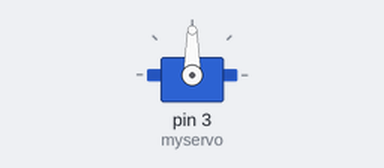
This sketch was run on a simulated Arduino Uno, built with avr-gcc and run on an emulated ATmega328P. Parts: servo.

Above: at 0.05 s.
At 12.0 s:
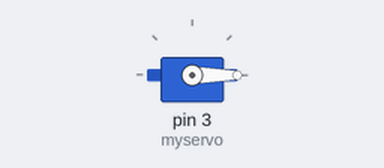
Timing chart, 0 to 15.6 s (numbered marks = the images above):
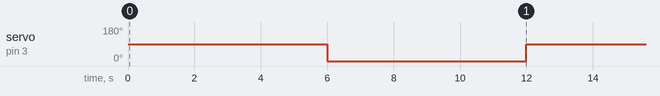

Measured:
- by itself, servo on pin 3 (myservo): alternates 90° for 6.0 s and 0° for 6.0 s

The sketch:

fairingTest.ino
```cpp
#include <Servo.h>

Servo myservo;

int pos0 = 90;
int pos1 = 0;

void setup() {
  myservo.attach(3);
}

void loop() {
  myservo.write(pos0);
  delay(6000);
  myservo.write(pos1);
  delay(6000);
}
```
